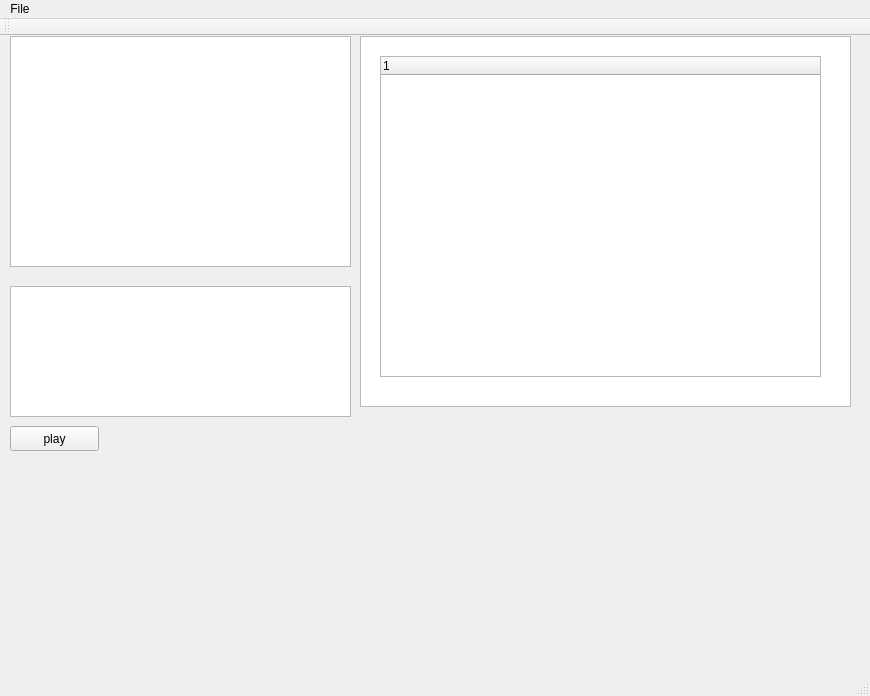
<?xml version="1.0" encoding="UTF-8"?>
<ui version="4.0">
 <class>MainWindow</class>
 <widget class="QMainWindow" name="MainWindow">
  <property name="geometry">
   <rect>
    <x>0</x>
    <y>0</y>
    <width>870</width>
    <height>696</height>
   </rect>
  </property>
  <property name="windowTitle">
   <string>MainWindow</string>
  </property>
  <widget class="QWidget" name="centralWidget">
   <widget class="QTableWidget" name="mTable">
    <property name="geometry">
     <rect>
      <x>10</x>
      <y>0</y>
      <width>341</width>
      <height>231</height>
     </rect>
    </property>
   </widget>
   <widget class="QTextEdit" name="mTextEditData">
    <property name="geometry">
     <rect>
      <x>10</x>
      <y>250</y>
      <width>341</width>
      <height>131</height>
     </rect>
    </property>
   </widget>
   <widget class="QTextEdit" name="mTextEditDesc">
    <property name="geometry">
     <rect>
      <x>360</x>
      <y>0</y>
      <width>491</width>
      <height>371</height>
     </rect>
    </property>
   </widget>
   <widget class="QTreeWidget" name="mTreeWidget">
    <property name="geometry">
     <rect>
      <x>380</x>
      <y>20</y>
      <width>441</width>
      <height>321</height>
     </rect>
    </property>
    <column>
     <property name="text">
      <string notr="true">1</string>
     </property>
    </column>
   </widget>
   <widget class="QPushButton" name="mBtnPlayFile">
    <property name="geometry">
     <rect>
      <x>10</x>
      <y>390</y>
      <width>89</width>
      <height>25</height>
     </rect>
    </property>
    <property name="text">
     <string>play</string>
    </property>
   </widget>
   <widget class="QWidget" name="mEmptyWidget" native="true">
    <property name="geometry">
     <rect>
      <x>360</x>
      <y>410</y>
      <width>461</width>
      <height>201</height>
     </rect>
    </property>
   </widget>
  </widget>
  <widget class="QMenuBar" name="menuBar">
   <property name="geometry">
    <rect>
     <x>0</x>
     <y>0</y>
     <width>870</width>
     <height>22</height>
    </rect>
   </property>
   <widget class="QMenu" name="menuFile">
    <property name="title">
     <string>File</string>
    </property>
    <addaction name="actionOpen"/>
   </widget>
   <addaction name="menuFile"/>
  </widget>
  <widget class="QToolBar" name="mainToolBar">
   <attribute name="toolBarArea">
    <enum>TopToolBarArea</enum>
   </attribute>
   <attribute name="toolBarBreak">
    <bool>false</bool>
   </attribute>
  </widget>
  <widget class="QStatusBar" name="statusBar"/>
  <action name="actionOpen">
   <property name="text">
    <string>open</string>
   </property>
  </action>
 </widget>
 <layoutdefault spacing="6" margin="11"/>
 <resources/>
 <connections/>
</ui>
